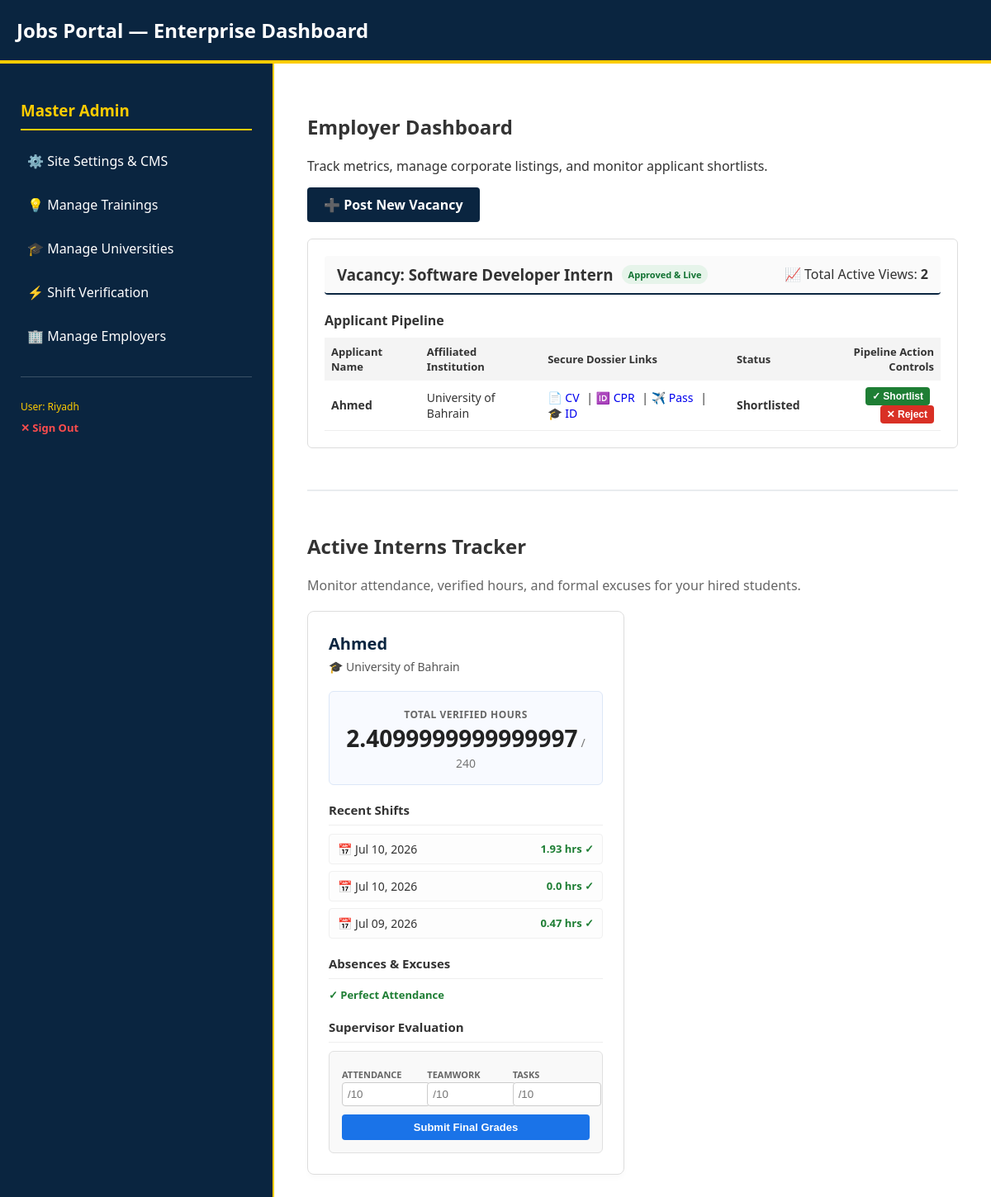
/company/dashboard/ (signed in), run on an earlier commit of the app's database.
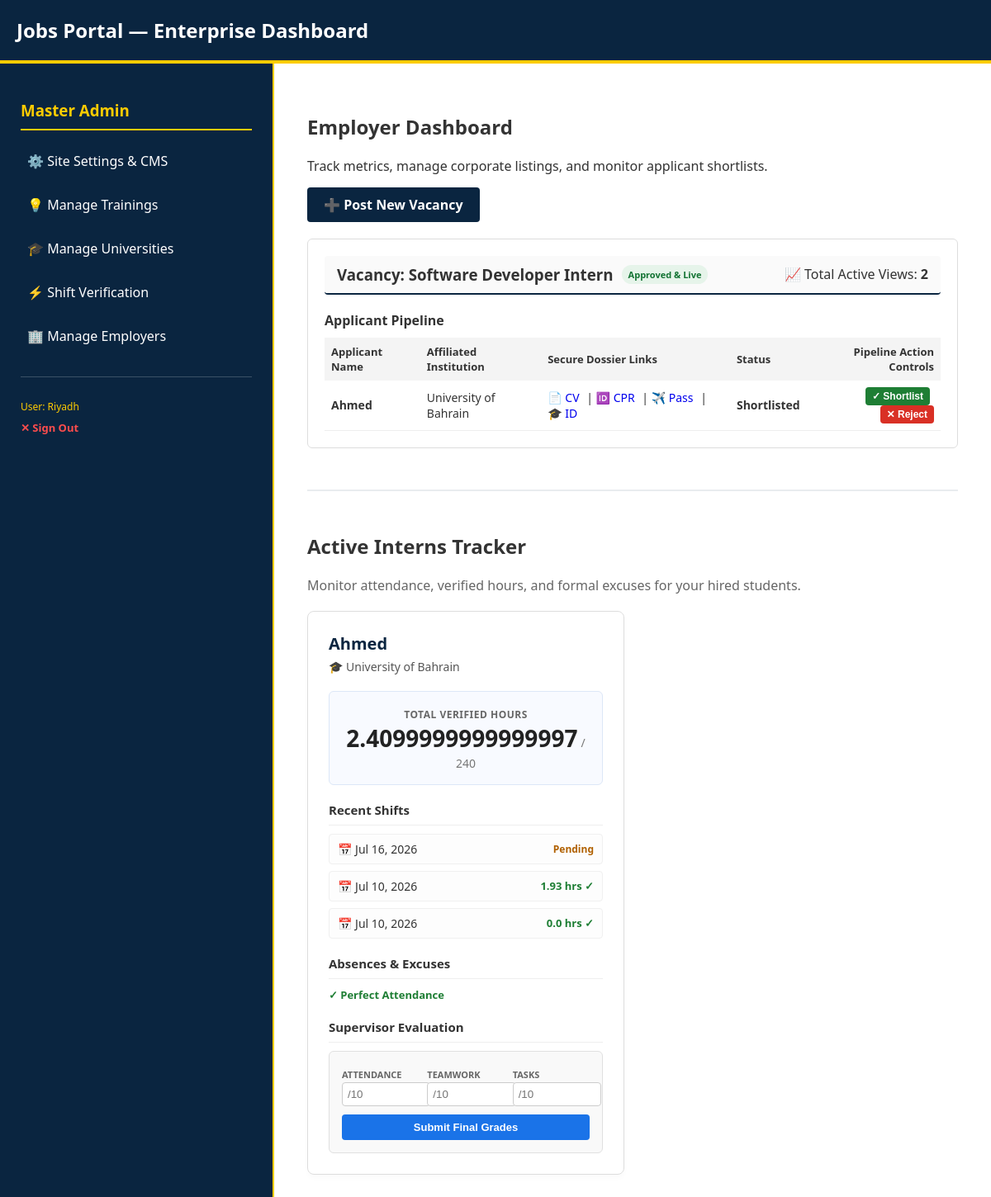
And on a later commit of the database.
### student_portal/models.py (models this page shows, shortened)
class InternshipPosting(models.Model):
    LEVEL_CHOICES = (('Beginner', 'Beginner'), ('Intermediate', 'Intermediate'), ('Advanced', 'Advanced'))
    NATURE_CHOICES = (('Full-Time', 'Full-Time'), ('Part-Time', 'Part-Time'), ('Remote', 'Remote'))
    company = models.ForeignKey(CompanyProfile, on_delete=models.CASCADE, related_name='postings')
    track = models.ForeignKey(TrainingTrack, on_delete=models.CASCADE, related_name='postings')
    title = models.CharField(max_length=255)
    description = models.TextField()
    requirements = models.TextField()
    location = models.CharField(max_length=255)
    level = models.CharField(max_length=50, choices=LEVEL_CHOICES)
    nature = models.CharField(max_length=50, choices=NATURE_CHOICES)
    salary_range = models.CharField(max_length=100, blank=True, null=True)
    education_level = models.CharField(max_length=100)
    views_count = models.PositiveIntegerField(default=0)
    is_approved = models.BooleanField(default=False)
    max_interns = models.PositiveIntegerField(
        default=3,
        help_text="Maximum number of students allowed to be hired for this position."
    )
    created_at = models.DateTimeField(auto_now_add=True)

class Application(models.Model):
    STATUS_CHOICES = (
        ('Pending', 'Pending'),
        ('Shortlisted', 'Shortlisted'),
        ('Rejected', 'Rejected'),
        ('Cancelled', 'Cancelled')
    )
    internship = models.ForeignKey(InternshipPosting, on_delete=models.CASCADE, related_name='applications')
    student_name = models.CharField(max_length=255)
    university_name = models.CharField(max_length=255)
    email = models.EmailField()
    cv_file = models.FileField(upload_to='resumes/cv/')
    cpr_file = models.FileField(upload_to='resumes/cpr/')
    passport_file = models.FileField(upload_to='resumes/passport/')
    uni_id_file = models.FileField(upload_to='resumes/uni_id/')
    status = models.CharField(max_length=20, choices=STATUS_CHOICES, default='Pending')
    applied_at = models.DateTimeField(auto_now_add=True)

class AttendanceRecord(models.Model):
    user = models.ForeignKey(User, on_delete=models.CASCADE, related_name='attendance_records')
    date = models.DateField(default=timezone.now)
    check_in = models.DateTimeField(null=True, blank=True)
    check_out = models.DateTimeField(null=True, blank=True)
    hours_worked = models.FloatField(default=0.0)
    is_verified = models.BooleanField(default=False)

### student_portal/views.py (the view, shortened to what this page needs)
# urls.py: path('company/dashboard/', views.company_dashboard_view, name='company_dashboard'),
@login_required
def company_dashboard_view(request):
    try:
        profile = request.user.companyprofile
    except Exception:
        messages.error(request, "Access Denied: Your account is not registered as an Internship Provider.")
        return redirect('guest_home')
    my_postings = profile.postings.all().order_by('-created_at')
    submitted_reports = WeeklyReport.objects.filter(
        application__internship__company=profile
    ).order_by('-submitted_at')
    hired_apps = Application.objects.filter(internship__company=profile, status='Shortlisted')
    hired_interns_data = []
    for app in hired_apps:
        student_user = User.objects.filter(email=app.email).first()
        if student_user:
            attendances = AttendanceRecord.objects.filter(user=student_user).order_by('-date')
            total_verified_hours = sum(r.hours_worked for r in attendances if r.is_verified and r.hours_worked)
            excuses = ShiftExcuse.objects.filter(user=student_user).order_by('-date')
            hired_interns_data.append({
                'application': app,
                'student_name': app.student_name,
                'university': app.university_name,
                'total_hours': total_verified_hours,
                'recent_shifts': attendances[:3],
                'recent_excuses': excuses[:2],
            })
    context = {
        'postings': my_postings,
        'hired_interns_data': hired_interns_data,
        'submitted_reports': submitted_reports,
    }
    return render(request, 'company_dashboard.html', context)

### student_portal/templates/company_dashboard.html (shortened to what the changed rows need)
{% extends 'base.html' %}
{% block content %}
<h2>Employer Dashboard</h2>
<div style="margin-top: 30px;">
    {% for posting in postings %}
        <div style="border: 1px solid #ddd; border-radius: 6px; padding: 20px; margin-bottom: 30px; background: white;">
            <div style="display: flex; justify-content: space-between; align-items: center; background: #fafafa; padding: 10px 15px; border-radius: 4px; border-bottom: 2px solid var(--primary-blue);">
                <h3 style="margin: 0; display: flex; align-items: center; gap: 10px;">
                    Vacancy: {{ posting.title }}
                    {% if posting.is_approved %}
                        <span style="font-size: 11px; background: #e6f4ea; color: #137333; padding: 4px 8px; border-radius: 12px; font-weight: bold;">Approved & Live</span>
                    {% else %}
                        <span style="font-size: 11px; background: #fef7e0; color: #b06000; padding: 4px 8px; border-radius: 12px; font-weight: bold;">Pending Admin Approval</span>
                    {% endif %}
                </h3>
                <span>📈 Total Active Views: <strong>{{ posting.views_count }}</strong></span>
            </div>
            <h4 style="margin: 20px 0 10px 0;">Applicant Pipeline</h4>
            <table style="width: 100%; border-collapse: collapse;">
                <thead>
                    <tr style="background: #f4f4f4; text-align: left; font-size: 13px;">
                        <th style="padding: 8px;">Applicant Name</th>
                        <th style="padding: 8px;">Affiliated Institution</th>
                        <th style="padding: 8px;">Secure Dossier Links</th>
                        <th style="padding: 8px;">Status</th>
                        <th style="padding: 8px; text-align: right;">Pipeline Action Controls</th>
                    </tr>
                </thead>
                <tbody>
                    {% for app in posting.applications.all %}
                        <tr style="border-bottom: 1px solid #eee; font-size: 14px;">
                            <td style="padding: 8px; font-weight: bold;">{{ app.student_name }}</td>
                            <td style="padding: 8px;">{{ app.university_name }}</td>
                            <td style="padding: 8px;">
                                {% if app.cv_file %}
                                    <a href="{{ app.cv_file.url }}" target="_blank" style="text-decoration:none; margin-right:5px;">📄 CV</a>
                                {% else %}
                                    <span style="color: #bbb;" title="No file uploaded">📄 CV</span>
                                {% endif %} |
                                {% if app.cpr_file %}
                                    <a href="{{ app.cpr_file.url }}" target="_blank" style="text-decoration:none; margin-right:5px;">🆔 CPR</a>
                                {% else %}
                                    <span style="color: #bbb;" title="No file uploaded">🆔 CPR</span>
                                {% endif %} |
                                {% if app.passport_file %}
                                    <a href="{{ app.passport_file.url }}" target="_blank" style="text-decoration:none; margin-right:5px;">✈️ Pass</a>
                                {% else %}
                                    <span style="color: #bbb;" title="No file uploaded">✈️ Pass</span>
                                {% endif %} |
                                {% if app.uni_id_file %}
                                    <a href="{{ app.uni_id_file.url }}" target="_blank" style="text-decoration:none;">🎓 ID</a>
                                {% else %}
                                    <span style="color: #bbb;" title="No file uploaded">🎓 ID</span>
                                {% endif %}
                            </td>
                            <td style="padding: 8px;"><strong>{{ app.status }}</strong></td>
                            <td style="padding: 8px; text-align: right;">
                                <form method="post" style="margin: 0; display: inline-block;">
                                    <button type="submit" name="action" value="shortlist" style="background:#1e7e34; color:white; border:none; padding:4px 8px; border-radius:4px; font-weight:bold; cursor:pointer; font-size:12px; margin-right:5px;">✓ Shortlist</button>
                                    <button type="submit" name="action" value="reject" style="background:#d93025; color:white; border:none; padding:4px 8px; border-radius:4px; font-weight:bold; cursor:pointer; font-size:12px;">✕ Reject</button>
                                </form>
                            </td>
                        </tr>
                    {% empty %}
                        <tr><td colspan="5" style="padding: 10px; color:#777; font-style:italic;">No applicant dossiers filed for this opening yet.</td></tr>
                    {% endfor %}
                </tbody>
            </table>
        </div>
    {% empty %}
        <p>No active structural job placements registered to this account line.</p>
    {% endfor %}
</div>
<div style="margin-top: 50px; border-top: 2px solid #e9ecef; padding-top: 30px; margin-bottom: 50px;">
    <h2>Active Interns Tracker</h2>
    {% if hired_interns_data %}
        <div style="display: grid; grid-template-columns: repeat(auto-fill, minmax(350px, 1fr)); gap: 20px; margin-top: 20px;">
            {% for intern in hired_interns_data %}
                <div style="border: 1px solid #ddd; border-radius: 8px; background: white; padding: 25px; box-shadow: 0 4px 6px rgba(0,0,0,0.02);">
                    <h3 style="margin: 0 0 5px 0; color: var(--primary-blue); font-size: 20px;">{{ intern.student_name }}</h3>
                    <p style="margin: 0 0 20px 0; font-size: 14px; color: #555;">🎓 {{ intern.university }}</p>
                    <div style="background: #f8faff; border: 1px solid #dce7f7; padding: 15px; border-radius: 6px; margin-bottom: 20px; text-align: center;">
                        <span style="font-size: 12px; color: #666; text-transform: uppercase; font-weight: bold; letter-spacing: 0.5px;">Total Verified Hours</span><br>
                        <span style="font-size: 28px; font-weight: bold; color: #222;">{{ intern.total_hours|default:"0" }}</span> <span style="font-size: 14px; color: #777;">/ 240</span>
                    </div>
                    <h4 style="margin: 0 0 10px 0; font-size: 15px; border-bottom: 1px solid #eee; padding-bottom: 8px; color: #333;">Recent Shifts</h4>
                    {% if intern.recent_shifts %}
                        <ul style="list-style: none; padding: 0; margin: 0 0 20px 0; font-size: 14px;">
                            {% for shift in intern.recent_shifts %}
                                <li style="margin-bottom: 8px; display: flex; justify-content: space-between; align-items: center; background: #fdfdfd; padding: 8px 10px; border: 1px solid #f0f0f0; border-radius: 4px;">
                                    <span>📅 {{ shift.date|date:"M d, Y" }}</span>
                                    {% if shift.is_verified %}
                                        <span style="color: #1e7e34; font-weight: bold; font-size: 13px;">{{ shift.hours_worked }} hrs ✓</span>
                                    {% else %}
                                        <span style="color: #b06000; font-size: 12px; font-weight: bold;">Pending</span>
                                    {% endif %}
                                </li>
                            {% endfor %}
                        </ul>
                    {% else %}
                        <p style="font-size: 13px; color: #777; font-style: italic; margin-bottom: 20px;">No shifts logged by this intern yet.</p>
                    {% endif %}
                    <h4 style="margin: 0 0 10px 0; font-size: 15px; border-bottom: 1px solid #eee; padding-bottom: 8px; color: #333;">Absences & Excuses</h4>
                    {% if intern.recent_excuses %}
                        <ul style="list-style: none; padding: 0; margin: 0; font-size: 14px;">
                            {% for excuse in intern.recent_excuses %}
                                <li style="margin-bottom: 8px; color: #d93025; background: #fef4f4; padding: 8px 10px; border-radius: 4px; border: 1px solid #fcdada;">
                                    <strong>{{ excuse.date|date:"M d" }}:</strong> {{ excuse.reason }}
                                </li>
                            {% endfor %}
                        </ul>
                    {% else %}
                        <p style="font-size: 13px; color: #1e7e34; font-weight: bold; margin: 0; margin-bottom: 20px;">✓ Perfect Attendance</p>
                    {% endif %}
                    <h4 style="margin: 20px 0 10px 0; font-size: 15px; border-bottom: 1px solid #eee; padding-bottom: 8px; color: #333;">Supervisor Evaluation</h4>
                    {% if intern.application.evaluation %}
                        <div style="background: #e6f4ea; border: 1px solid #cce8d6; padding: 10px; border-radius: 4px; text-align: center;">
                            <span style="color: #137333; font-weight: bold; font-size: 13px;">✓ Final Evaluation Submitted</span>
                            <div style="font-size: 12px; color: #555; margin-top: 5px;">
                                Att: {{ intern.application.evaluation.attendance_score }}/10 |
                                Team: {{ intern.application.evaluation.teamwork_score }}/10 |
                                Task: {{ intern.application.evaluation.performance_score }}/10
                            </div>
                        </div>
                    {% else %}
                        <form method="post" style="background: #f9f9f9; padding: 15px; border-radius: 6px; border: 1px solid #e0e0e0;">
                            <div style="display: flex; gap: 10px; margin-bottom: 10px;">
                                <div style="flex: 1;">
                                    <label style="font-size: 11px; color: #666; font-weight: bold;">ATTENDANCE</label>
                                    <input type="number" name="attendance_score" min="1" max="10" required placeholder="/10" style="width: 100%; padding: 6px; border: 1px solid #ccc; border-radius: 4px;">
                                </div>
                                <div style="flex: 1;">
                                    <label style="font-size: 11px; color: #666; font-weight: bold;">TEAMWORK</label>
                                    <input type="number" name="teamwork_score" min="1" max="10" required placeholder="/10" style="width: 100%; padding: 6px; border: 1px solid #ccc; border-radius: 4px;">
                                </div>
                                <div style="flex: 1;">
                                    <label style="font-size: 11px; color: #666; font-weight: bold;">TASKS</label>
                                    <input type="number" name="performance_score" min="1" max="10" required placeholder="/10" style="width: 100%; padding: 6px; border: 1px solid #ccc; border-radius: 4px;">
                                </div>
                            </div>
                            <button type="submit" style="background: #1a73e8; color: white; border: none; padding: 8px; border-radius: 4px; width: 100%; cursor: pointer; font-size: 13px; font-weight: bold;">
                                Submit Final Grades
                            </button>
                        </form>
                    {% endif %}
                </div>
            {% endfor %}
        </div>
    {% endif %}
</div>
{% endblock %}

What changed in the data, as far as the page shows it:
computed for Application "Ahmed": loses AttendanceRecord (date "Jul 09, 2026", hours_worked "0.47")
added AttendanceRecord: date "Jul 16, 2026", is_verified "Pending"
